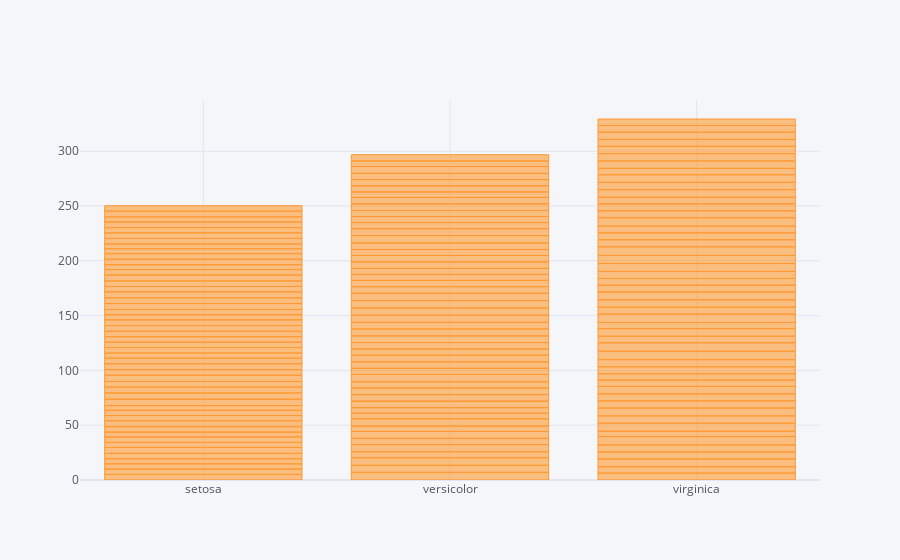

The notebook cell this image was saved under:
### Code cell
iris.iplot(kind="bar", x="species", y="sepal_length")

### Figure 1 — Plotly figure (JSON) as saved in the notebook; plotly's stock layout.template omitted (floating-point values rounded to 4 significant figures; data arrays with more than 128 entries replaced by an {"elided": "..."} marker saying what was removed)
{"data": [{"marker": {"color": "rgba(255, 153, 51, 0.6)", "line": {"color": "rgba(255, 153, 51, 1.0)", "width": 1}}, "name": "sepal_length", "orientation": "v", "text": "", "type": "bar", "x": {"elided": "150 str values"}, "y": {"elided": "150 float values"}}], "layout": {"legend": {"bgcolor": "#F5F6F9", "font": {"color": "#4D5663"}}, "paper_bgcolor": "#F5F6F9", "plot_bgcolor": "#F5F6F9", "title": {"font": {"color": "#4D5663"}}, "xaxis": {"gridcolor": "#E1E5ED", "showgrid": true, "tickfont": {"color": "#4D5663"}, "title": {"font": {"color": "#4D5663"}, "text": ""}, "zerolinecolor": "#E1E5ED"}, "yaxis": {"gridcolor": "#E1E5ED", "showgrid": true, "tickfont": {"color": "#4D5663"}, "title": {"font": {"color": "#4D5663"}, "text": ""}, "zerolinecolor": "#E1E5ED"}}}
